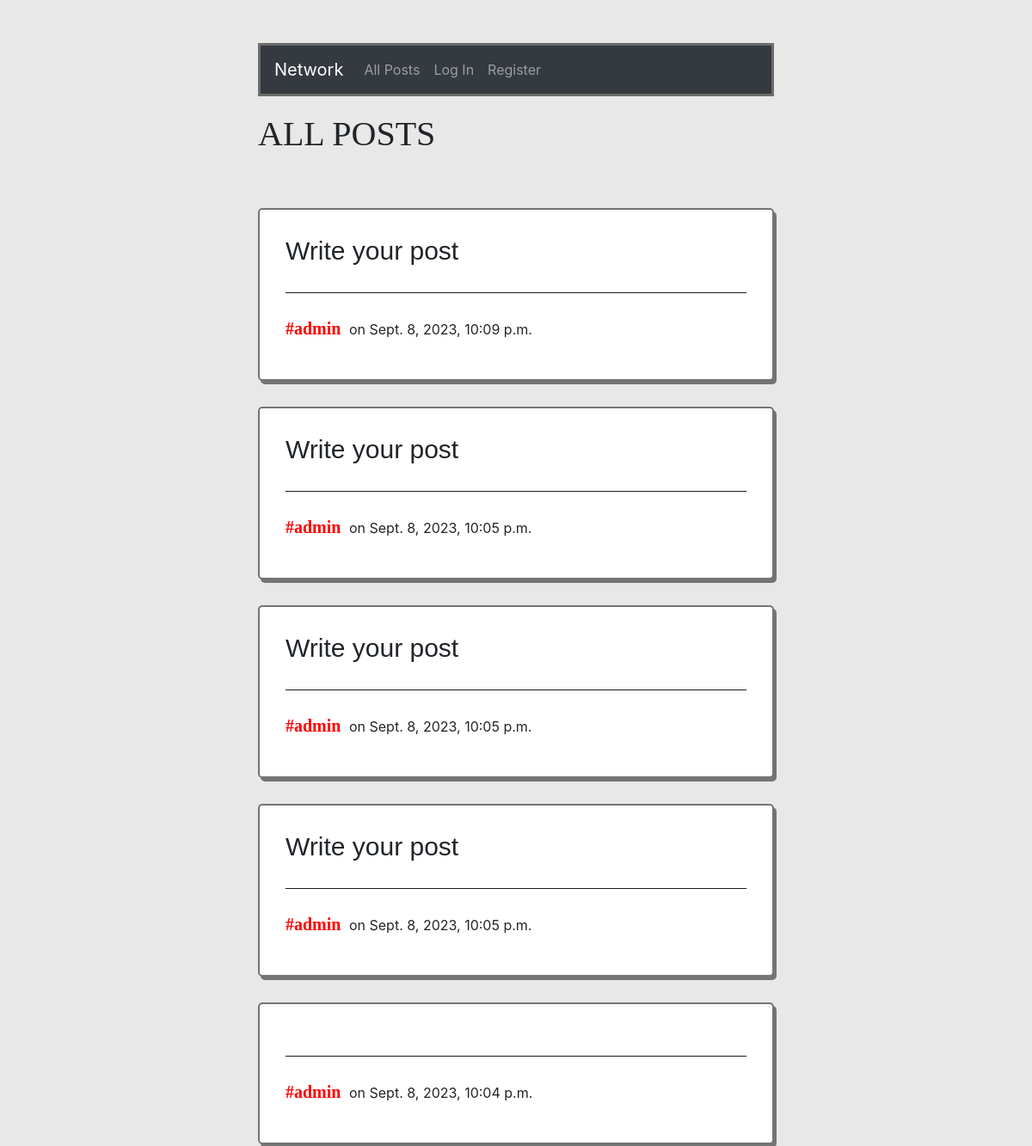
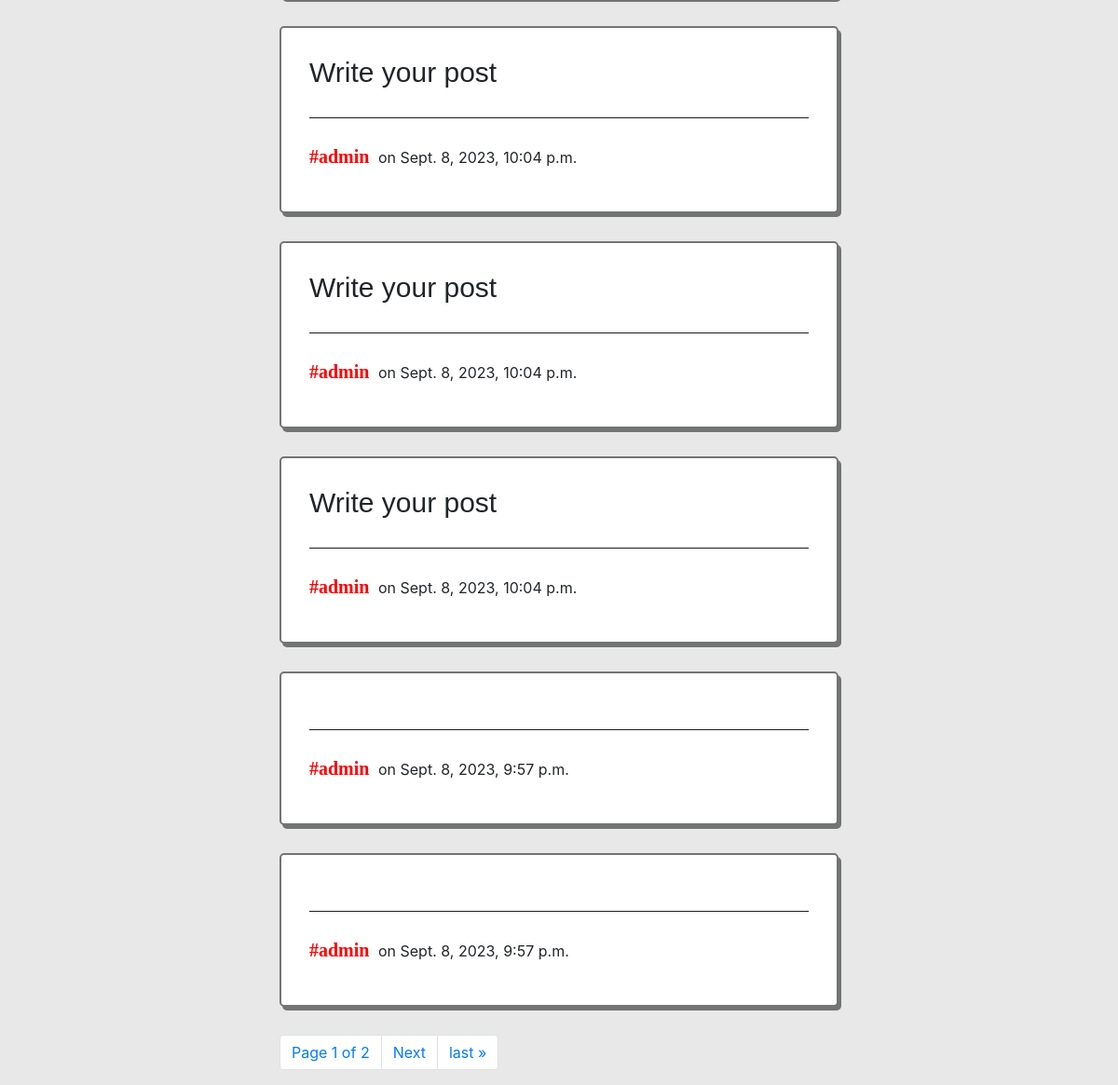
The app's page /, older data (2 pictures, top to bottom).
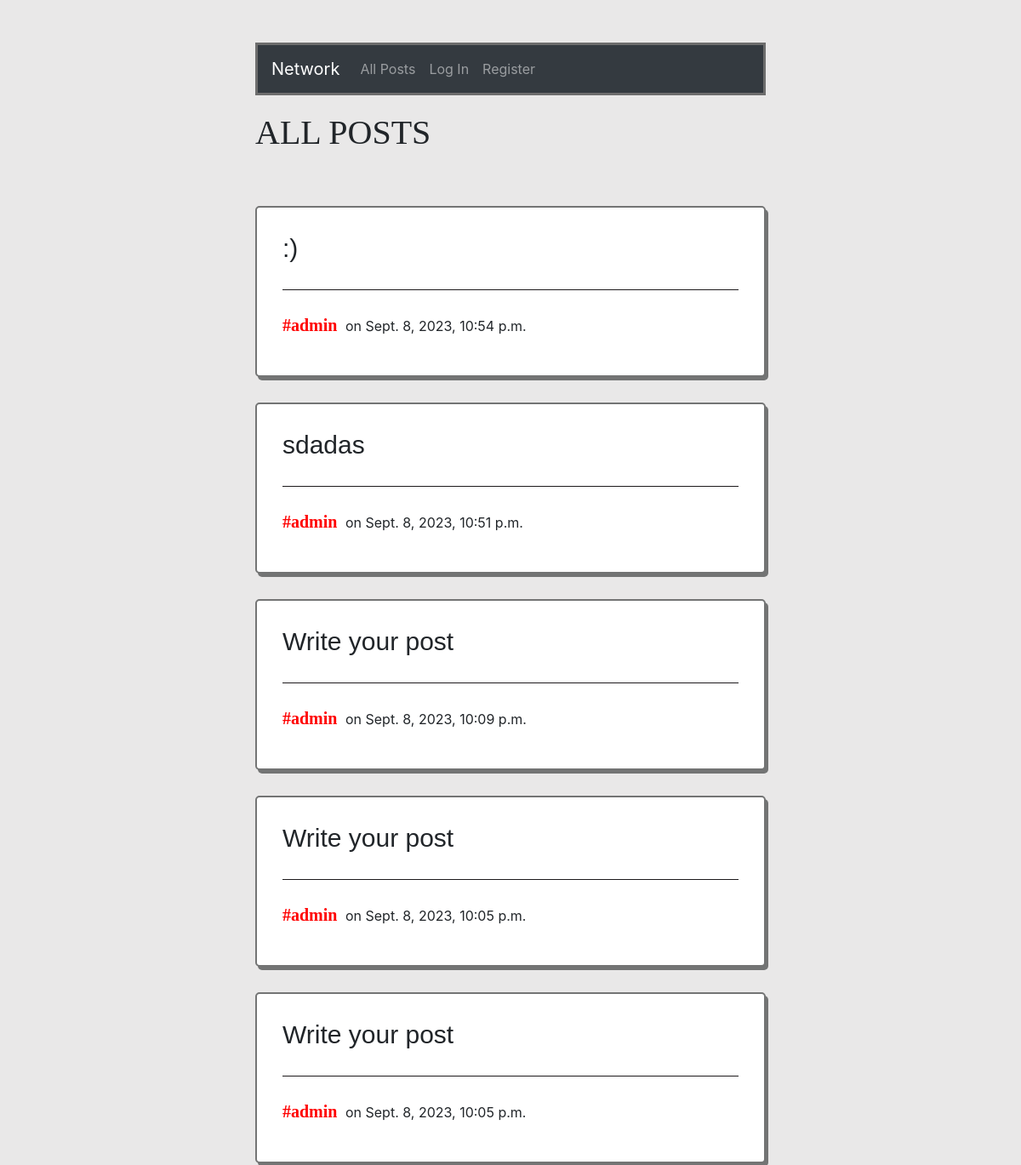
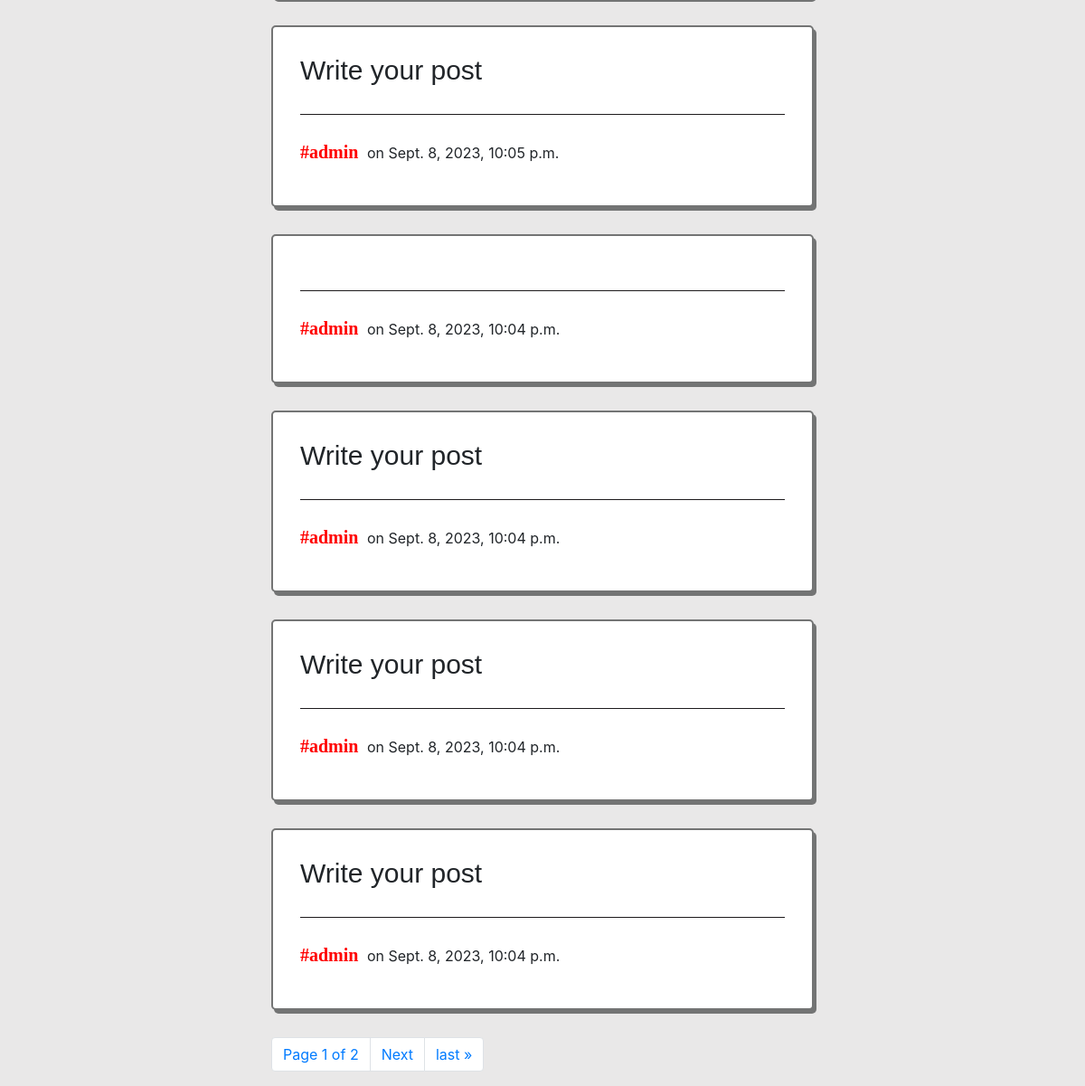
The same page, newer data (2 pictures, top to bottom).
### network/models.py (models this page shows, shortened)
class Post(models.Model):
    content = models.CharField(max_length=260)
    user = models.ForeignKey(User, on_delete=models.CASCADE, related_name="writer")
    date = models.DateTimeField(auto_now_add=True)

class User(AbstractUser):
    pass

### network/views.py (the view)
# urls.py: path("", views.index, name="index"),
def index(request):
    allPosts = Post.objects.all().order_by("id").reverse()
    paginator = Paginator(allPosts, 10)
    page_number = request.GET.get('page')
    page_obj = paginator.get_page(page_number)
    likes = Like.objects.all()
    whoYouLiked = []
    try:
        for like in likes:
            if like.user.id == request.user.id:
                whoYouLiked.append(like.post.id)
    except:
        whoYouLiked =[]
    return render(request, "network/index.html", {
        "allPosts": allPosts,
        "page_obj": page_obj,
        "whoYouLiked": whoYouLiked
    })

### network/templates/network/index.html (shortened to what this page needs)
{% extends "network/layout.html" %}
{% block body %}
    <div id="body">
        <h1 style="font-family:fantasy">ALL POSTS</h1>
        <br>
        {% for post in page_obj %}
            <div class="allPosts">
                <h6 class="content" id="content_{{ post.id }}">{{ post.content }}</h6>
                <br>
                <h5 class="username"><a style="color: red; font-weight: bold; font-family:cursive" href="{% url 'profile' user_id=post.user.id %}">#{{ post.user }}</a></h5>
                <p class="date">on {{ post.date }}</p>
            </div>
        {% endfor %}
    <nav aria-label="Page navigation example">
        <ul class="pagination">
                <li class="page-item"><a href="" class="page-link">Page {{ page_obj.number }} of {{ page_obj.paginator.num_pages }}</a></li>
            {% if page_obj.has_next %}
                <li class="page-item"><a class="page-link" href="?page={{ page_obj.next_page_number }}">Next</a></li>
                <li class="page-item"><a class="page-link" href="?page={{ page_obj.paginator.num_pages }}">last &raquo;</a></li>
            {% endif %}
        </ul>
      </nav>
    </div>
{% endblock %}

### network/templates/network/layout.html (shortened to what this page needs)
{% load static %}
<!DOCTYPE html>
<html lang="en">
    <head>
        <link rel="stylesheet" href="https://stackpath.bootstrapcdn.com/bootstrap/4.4.1/css/bootstrap.min.css">
        <link href="{% static 'network/styles.css' %}" rel="stylesheet">
        <link href="https://stackpath.bootstrapcdn.com/bootstrap/4.5.2/css/bootstrap.min.css" rel="stylesheet">
        <link rel="stylesheet" href="https://cdnjs.cloudflare.com/ajax/libs/font-awesome/4.7.0/css/font-awesome.min.css">
    </head>
    <body>
<div class="body">
        <nav class="navbar navbar-expand-lg navbar-dark bg-dark">
            <a class="navbar-brand" href="{% url 'index' %}">Network</a>
            <div>
              <ul class="navbar-nav mr-auto">
                <li class="nav-item">
                  <a class="nav-link" href="{% url 'index' %}">All Posts</a>
                </li>
                {% if user.is_authenticated %}
                    <li class="nav-item">
                        <a class="nav-link" href="{% url 'following' %}">Following</a>
                    </li>
                    <li class="nav-item">
                        <a class="nav-link" href="{% url 'logout' %}">Log Out</a>
                    </li>
                {% else %}
                    <li class="nav-item">
                        <a class="nav-link" href="{% url 'login' %}">Log In</a>
                    </li>
                    <li class="nav-item">
                        <a class="nav-link" href="{% url 'register' %}">Register</a>
                    </li>
                {% endif %}
              </ul>
            </div>
          </nav>
            {% block body %}
            {% endblock %}
</div>
    </body>
</html>

### network/static/network/styles.css (style rules this page uses)
.body { padding-left:300px; padding-right:300px; padding-top: 50px; }
#body { padding-top: 20px; }
.allPosts { border: 2px solid #737474; border-radius: 5px 5px 5px 5px; box-shadow: 3px 4px #737474; padding-top: 30px; padding-bottom: 30px; padding: 30px; margin-bottom: 30px; margin-top: 30px; background-color: white; }
.navbar { border: 3px solid #6d6d6d; }
.content { font-size: 30px; font-family:'Gill Sans', 'Gill Sans MT', Calibri, 'Trebuchet MS', sans-serif; border-bottom: 1px solid #1d1a1c; padding-bottom: 30px; margin-bottom: 5px; }
.username, .date { display: inline-block; margin-right: 5px; }

### network/templates/network/layout.html (style rules this page uses)
body { background-color: hwb(0 70% 29% / 0.295); }

Row changes from the older to the newer data that the page shows:
removed Post: user "admin", date "Sept. 8, 2023, 9:57 p.m."
removed Post: user "admin", date "Sept. 8, 2023, 9:57 p.m."
added Post: content ":)", user "admin", date "Sept. 8, 2023, 10:54 p.m."
added Post: content "sdadas", user "admin", date "Sept. 8, 2023, 10:51 p.m."
